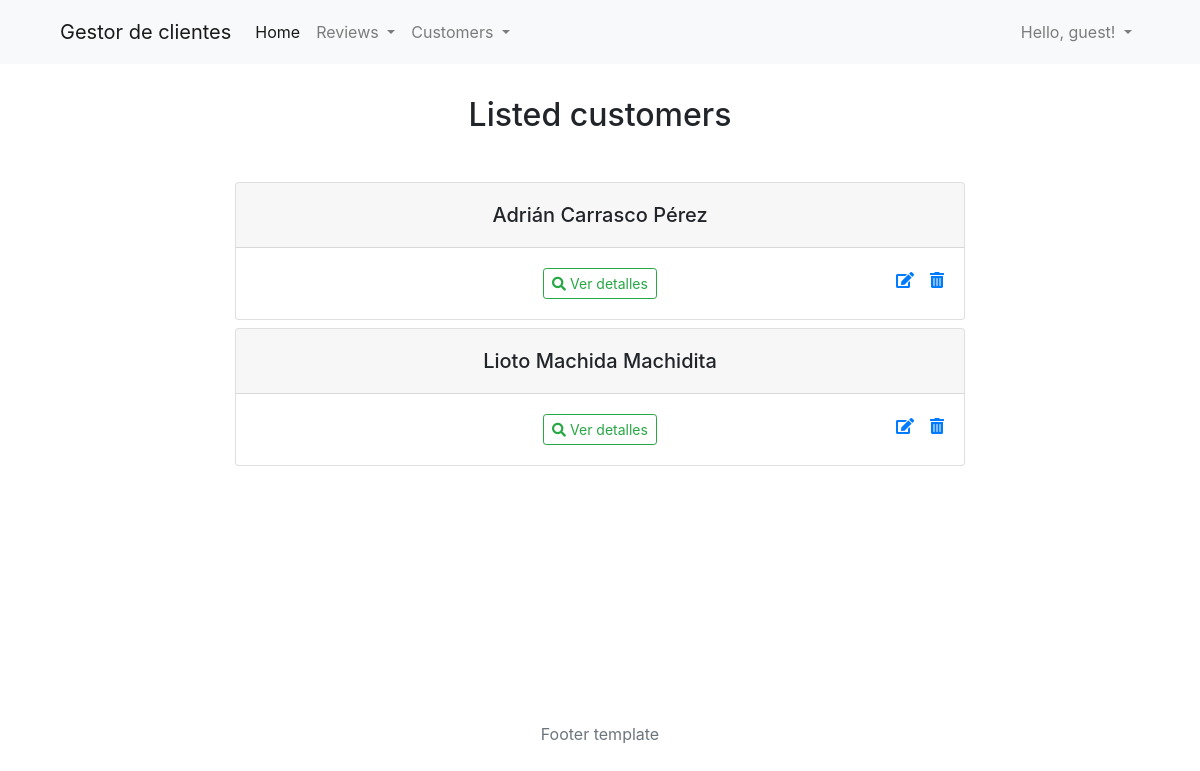
The app's page /cliente/clientes/, older data.
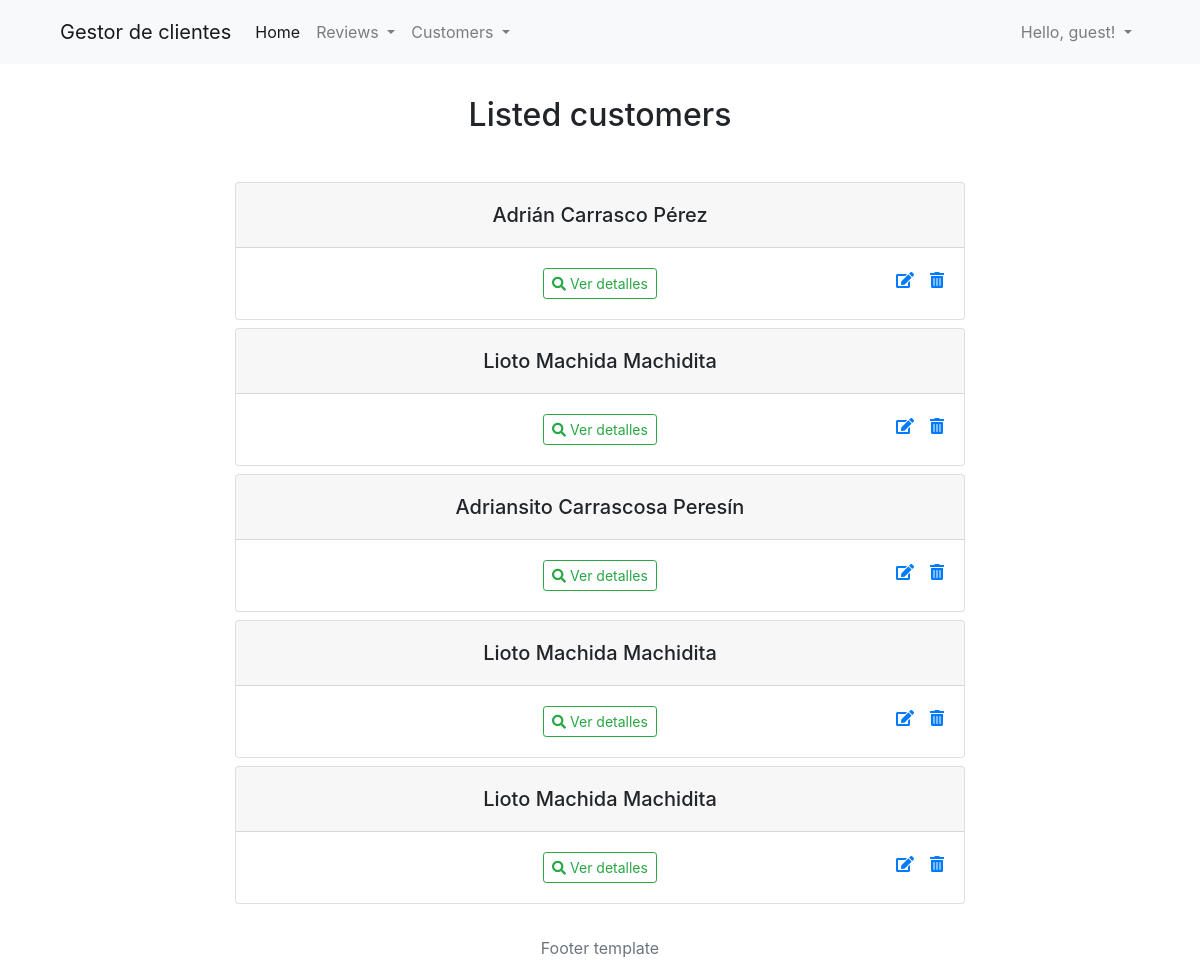
The same page, newer data.
### gestion_clientes/models.py (models this page shows, shortened)
class Customer(models.Model):
    user = models.OneToOneField(User, verbose_name = "Usuario", on_delete = models.CASCADE)
    MALE = "M"
    FEMALE = "F"
    GENDER_OPTS = (
        (MALE, 'Male'),
        (FEMALE, 'Female'),
    )
    name = models.CharField(max_length = 30, verbose_name = "Nombre")
    middlename = models.CharField(max_length = 40, verbose_name = "Primer apellido")
    lastname = models.CharField(max_length = 40, verbose_name = "Segundo apellido")
    gender = models.CharField(max_length = 1, choices = GENDER_OPTS, default = MALE, verbose_name = "Género", help_text = "Seleccione su sexo")
    birthday = models.DateField(verbose_name = "Fecha de nacimiento", null = True, blank = True)
    address = models.CharField(max_length = 80, verbose_name = "Dirección")
    image = models.ImageField(null = True, blank = True, verbose_name= "Foto", upload_to = "images/")
    registered = models.DateTimeField(auto_now_add = True, verbose_name= "Fecha de registro")
    updated = models.DateTimeField(auto_now= True, verbose_name = "Fecha de edición")
    slug = models.SlugField()
    @property
    def fullname(self):
        return "{} {} {}".format(self.name, self.middlename, self.lastname)
    class Meta:
        verbose_name = "Cliente"
        verbose_name_plural = "Clientes"
        ordering = ("name", "birthday", "registered", "updated", 'gender')

### gestion_clientes/views.py (the view)
# urls.py: path('clientes/', CustomerListPage.as_view(), name = "customersIndex"),
class CustomerListPage(ListView):
    model  = Customer
    template_name = "clientes/index.html"
    queryset = Customer.objects.order_by("id")

### gestion_clientes/templates/clientes/index.html (shortened to what this page needs)
{% extends 'base/base.html' %}
{% load static %}
{% block css %}
<link rel="stylesheet" type="text/css" href="{% static 'clientes/css/index.css' %}">
{% endblock css %}
{% block content %}
<div class="container flex-container mt-3">
    <div class="row">
        <div class="col-md-8 offset-md-2">
            <div class="text-center">
                <h2 class="mt-3 mb-5">Listed customers</h2>
                {% if object_list %}
                    {% for c in object_list %}
                    <div class="card mb-2 ">
                        <div class="card-header">
                            <h5 class="mt-2">{{ c.fullname }}</h5>
                        </div>
                            <div class="card-body">
                                <a href="{% url 'customerDetails' c.id c.slug %}" class="btn btn-outline-success btn-sm ml-5"><i class="fas fa-search"></i> Ver detalles</a>
                                    <a onclick="return confirm('¿Eliminar usuario?')" href="{% url 'customersDelete' c.user.id %}" class="float-right"><i class="fas fa-trash-alt"></i> </a>
                                    <a href="{% url 'customersUpdate' c.user.id %}" class="float-right mr-3"><i class="fas fa-edit "></i> </a>
                            </div>
                    </div>
                    {% endfor %}
                {% endif %}
            </div>
        </div>
    </div>
</div>
{% endblock content %}

Row changes from the older to the newer data that the page shows:
added Customer: fullname "Adriansito Carrascosa Peresín"
added Customer: fullname "Lioto Machida Machidita"
added Customer: fullname "Lioto Machida Machidita"
